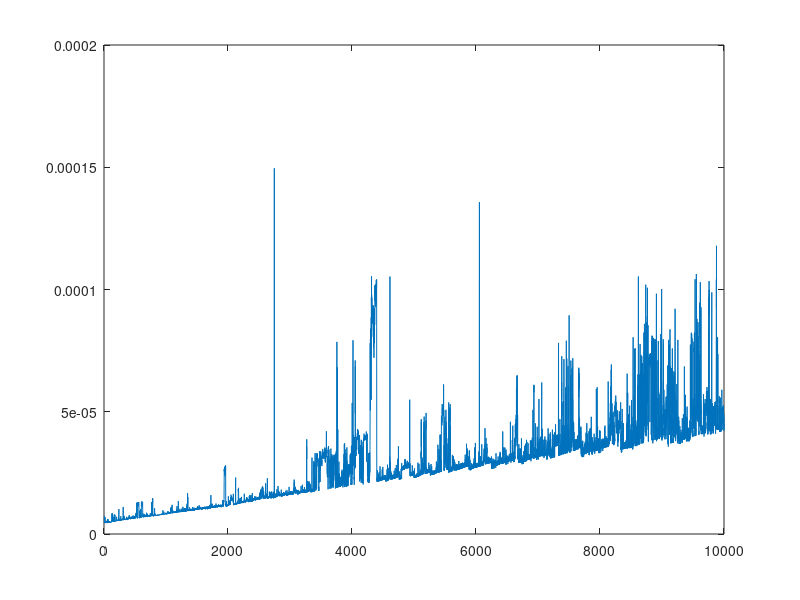

Source code (MATLAB):
a=randn(100,100,100);
n=100
tic,
for i=1:n
a(:,1,i);
end
toc;

tic,
for i=1:n
a(i,1,:);
end
toc;

%% s

nn=10000;
n=10*nn;
for i=1:nn
    a=randn(i,1);
    b=randn(10,1);
    m=n/i;
    sstime=tic;
    for j=1:m
        c=convn(a,b);
    end
    t(i)=toc(sstime)/m;
end
plot(t);